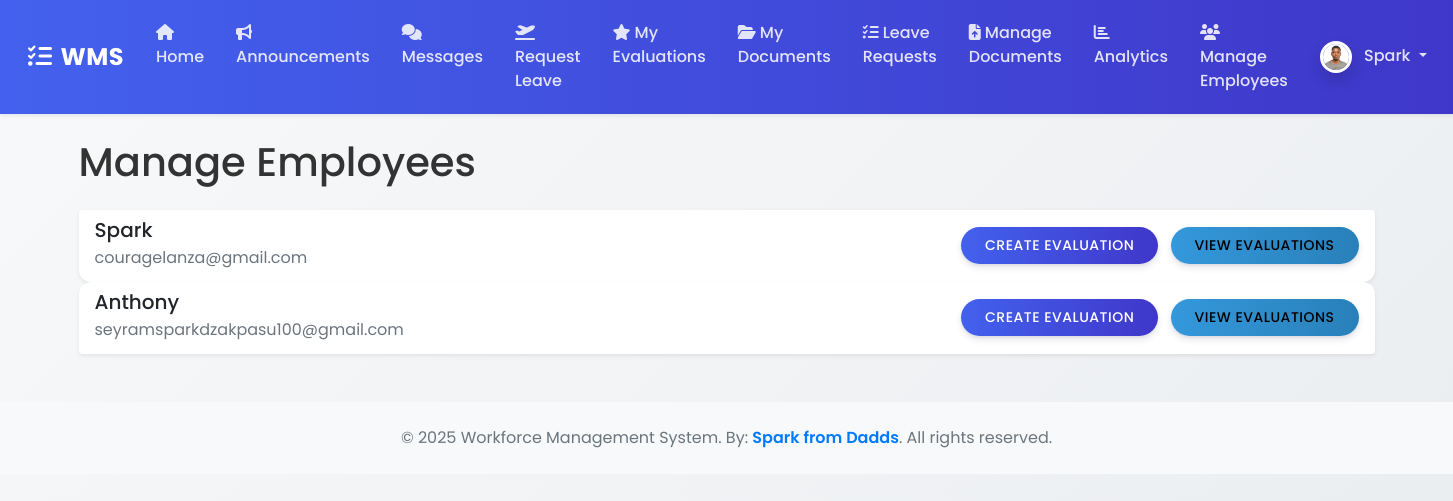
/manage_employees (signed in), run on an earlier commit of the app's database.
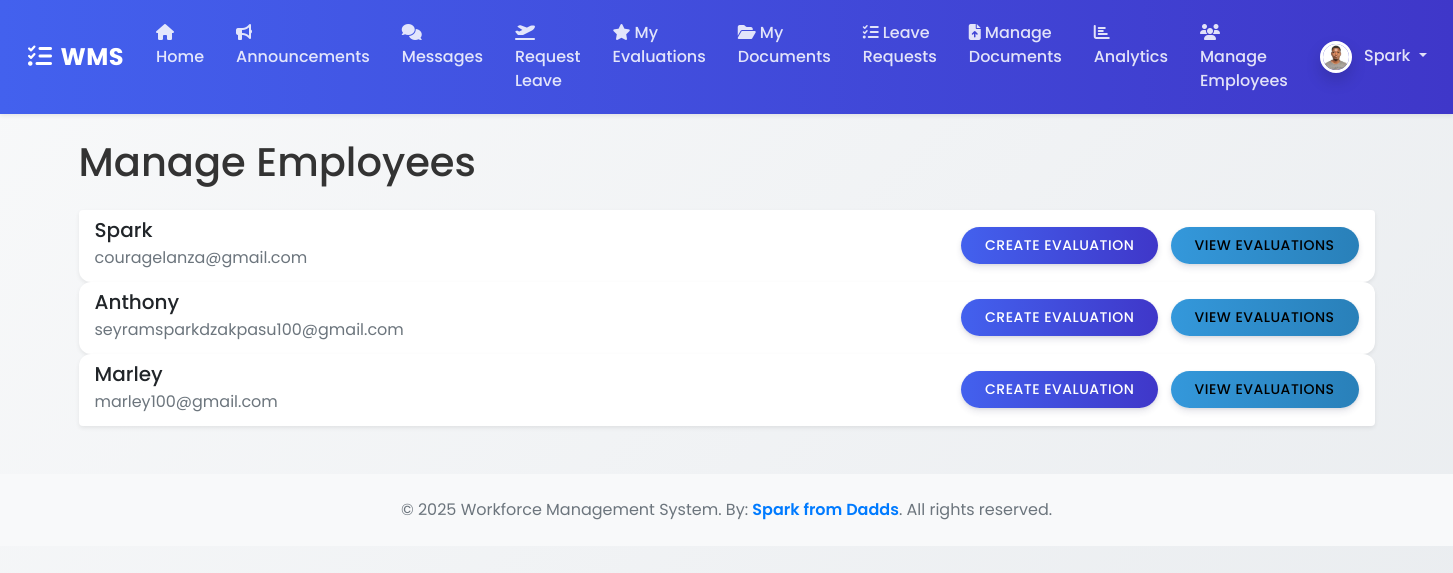
And on a later commit of the database.
### wms/models.py (models this page shows, shortened)
class User(UserMixin, db.Model):
    id = db.Column(db.Integer, primary_key=True)
    username = db.Column(db.String(150), unique=True, nullable=False)
    email = db.Column(db.String(150), unique=True, nullable=False)
    password_hash = db.Column(db.String(256))
    role = db.Column(db.String(50), nullable=False, default='Employee') # Roles: Admin, Manager, Employee
    profile_picture = db.relationship('ProfilePicture', backref='user', uselist=False)

### wms/routes.py (the view)
@main_bp.route("/manage_employees")
@login_required
@roles_required('Admin', 'Manager')
def manage_employees():
    users = User.query.all()
    return render_template('manage_employees.html', title='Manage Employees', users=users)

### wms/__init__.py (called while the page is built)
def create_app():
    app = Flask(__name__)
    app.config['SECRET_KEY'] = os.environ.get('SECRET_KEY', 'a-very-secret-key-for-dev')
    app.config['SQLALCHEMY_DATABASE_URI'] = os.environ.get('DATABASE_URL', 'sqlite:///wms.db')
    app.config['SQLALCHEMY_TRACK_MODIFICATIONS'] = False
    app.config['UPLOAD_FOLDER'] = os.path.join(app.root_path, 'static/uploads')
    db.init_app(app)
    login_manager.init_app(app)
    csrf.init_app(app)
    migrate.init_app(app, db) # Initialize Migrate with app and db
    login_manager.login_view = 'main.login'
    login_manager.login_message_category = 'info'
    from wms.routes import main_bp
    app.register_blueprint(main_bp)
    with app.app_context():
        from . import models
    @login_manager.user_loader
    def load_user(user_id):
        from .models import User
        return User.query.get(int(user_id))
    return app

### wms/templates/manage_employees.html
{% extends "base.html" %}
{% block content %}
    <div class="content-section">
        <h1 class="mb-4">Manage Employees</h1>
        <div class="list-group">
            {% for user in users %}
                <div class="list-group-item list-group-item-action d-flex justify-content-between align-items-center">
                    <div>
                        <h5 class="mb-1">{{ user.username }}</h5>
                        <p class="mb-1 text-muted">{{ user.email }}</p>
                    </div>
                    <div>
                        <a href="{{ url_for('main.new_evaluation', employee_id=user.id) }}" class="btn btn-primary btn-sm me-2">Create Evaluation</a>
                        <a href="{{ url_for('main.view_evaluations', user_id=user.id) }}" class="btn btn-info btn-sm">View Evaluations</a>
                    </div>
                </div>
            {% else %}
                <div class="alert alert-info">
                    No employees found.
                </div>
            {% endfor %}
        </div>
    </div>
{% endblock content %}

### wms/templates/base.html (shortened to what the changed rows need)
<!DOCTYPE html>
<html>
<head>
    <link rel="stylesheet" href="https://cdn.jsdelivr.net/npm/bootstrap@5.1.3/dist/css/bootstrap.min.css">
    <link rel="stylesheet" href="https://cdnjs.cloudflare.com/ajax/libs/font-awesome/6.5.0/css/all.min.css">
    <link rel="stylesheet" href="{{ url_for('static', filename='css/styles.css') }}">
</head>
<body>
    <nav class="navbar navbar-expand-lg navbar-dark shadow-sm sticky-top">
        <div class="container-fluid">
            <div class="collapse navbar-collapse" id="navbarContent">
                <ul class="navbar-nav">
                    {% if current_user.is_authenticated %}
                        <li class="nav-item dropdown">
                            <a class="nav-link dropdown-toggle" href="#" id="navbarDropdown" role="button" data-bs-toggle="dropdown" aria-expanded="false">
                                {% if current_user.profile_picture %}
                                    <img src="{{ url_for('static', filename='uploads/profile_pics/' + current_user.profile_picture.filename) }}"
                                         class="rounded-circle profile-picture" width="32" height="32" alt="Profile Picture">
                                {% else %}
                                    <img src="{{ url_for('static', filename='uploads/profile_pics/default.png') }}"
                                         class="rounded-circle profile-picture" width="32" height="32" alt="Default Profile Picture">
                                {% endif %}
                                <span class="ms-2">{{ current_user.username }}</span>
                            </a>
                        </li>
                    {% else %}
                        <li class="nav-item"><a class="nav-link" href="{{ url_for('main.login') }}"><i class="fas fa-sign-in-alt me-1"></i>Login</a></li>
                        <li class="nav-item"><a class="nav-link" href="{{ url_for('main.register') }}"><i class="fas fa-user-plus me-1"></i>Register</a></li>
                    {% endif %}
                </ul>
            </div>
        </div>
    </nav>
    <div class="container mt-4">
        {% block content %}{% endblock %}
    </div>
</body>
</html>

What changed in the data, as far as the page shows it:
added User: username "Marley", email "marley100@gmail.com"
